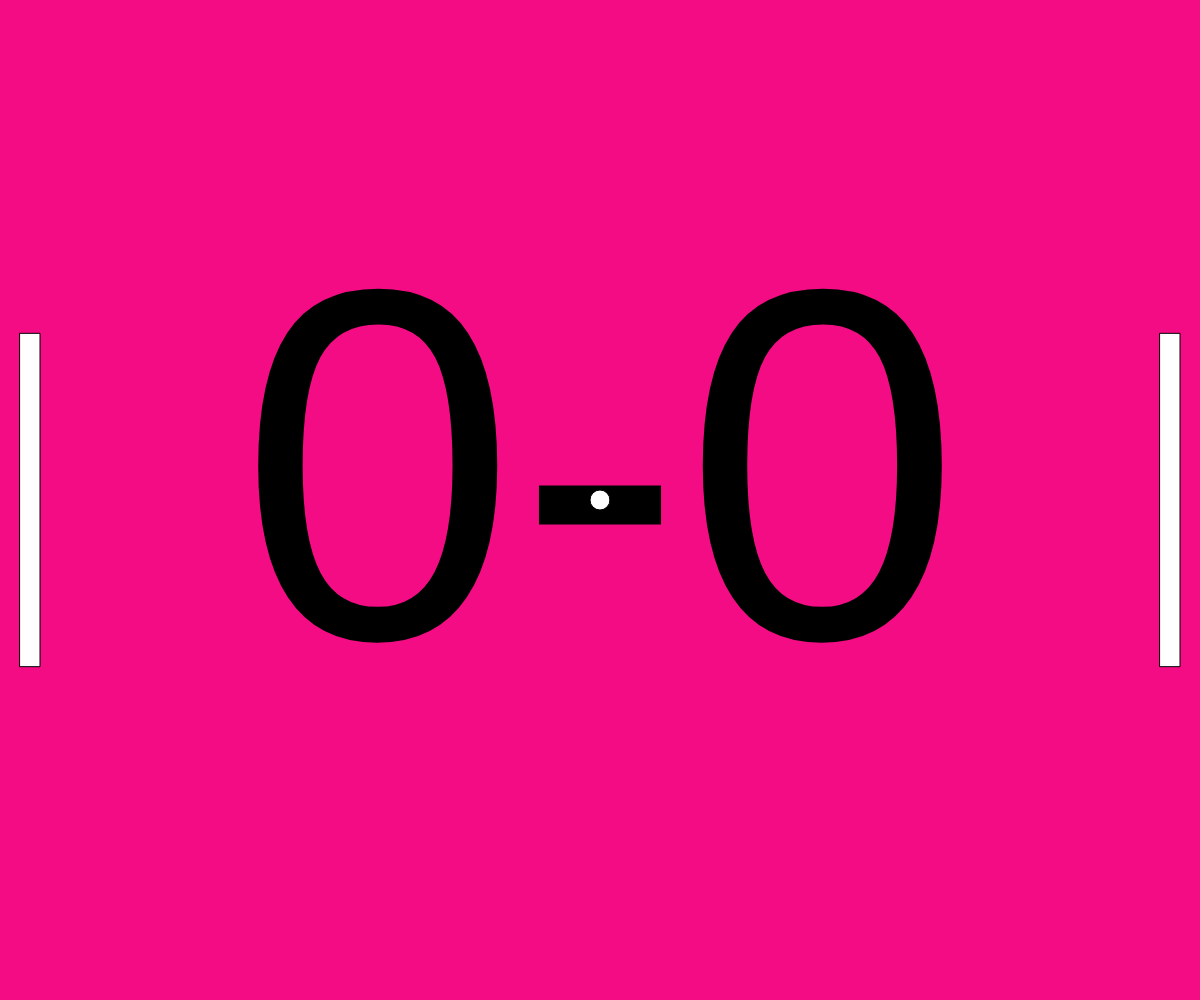
Frame 1 (no input)
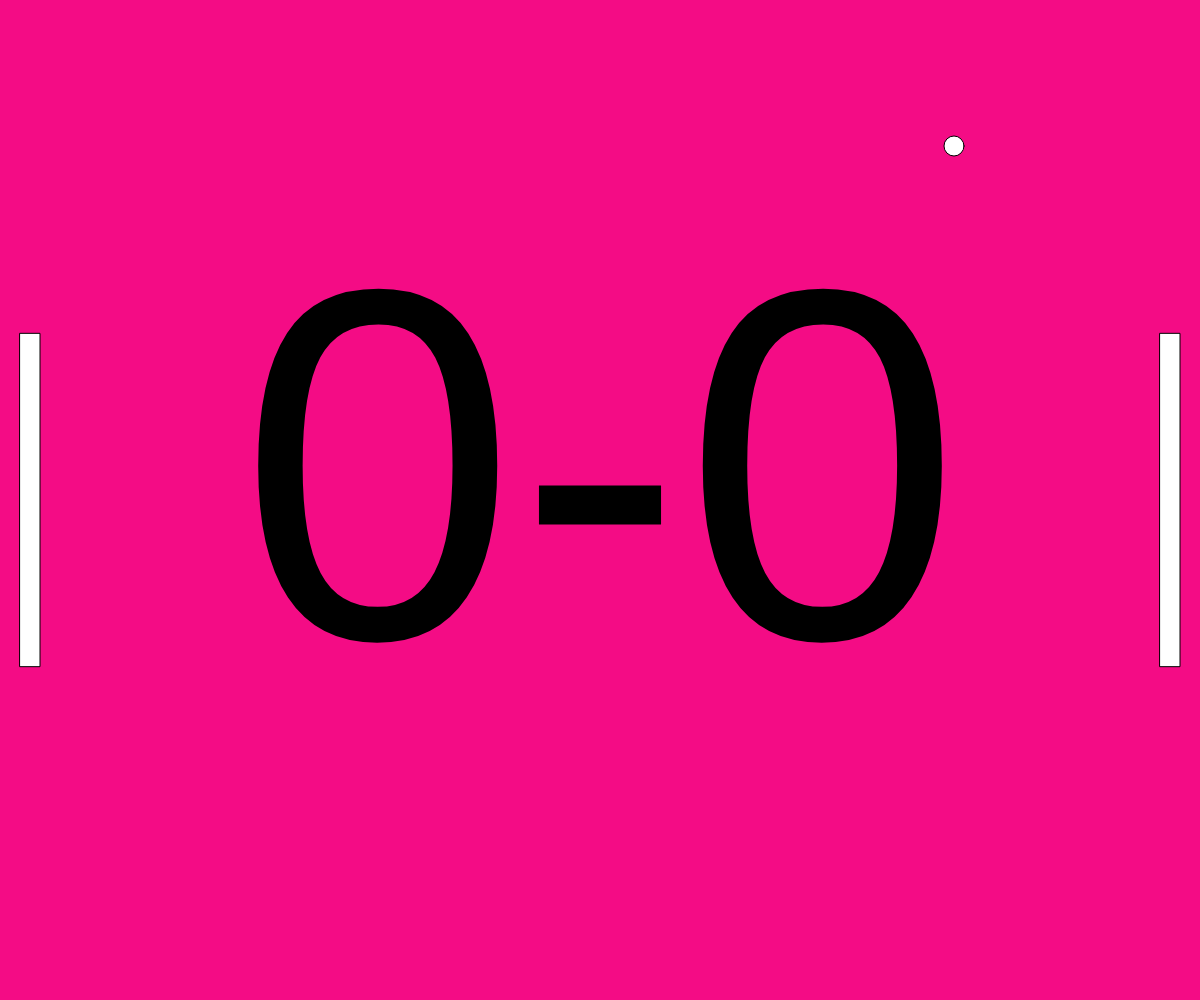
Frame 60 (no input)
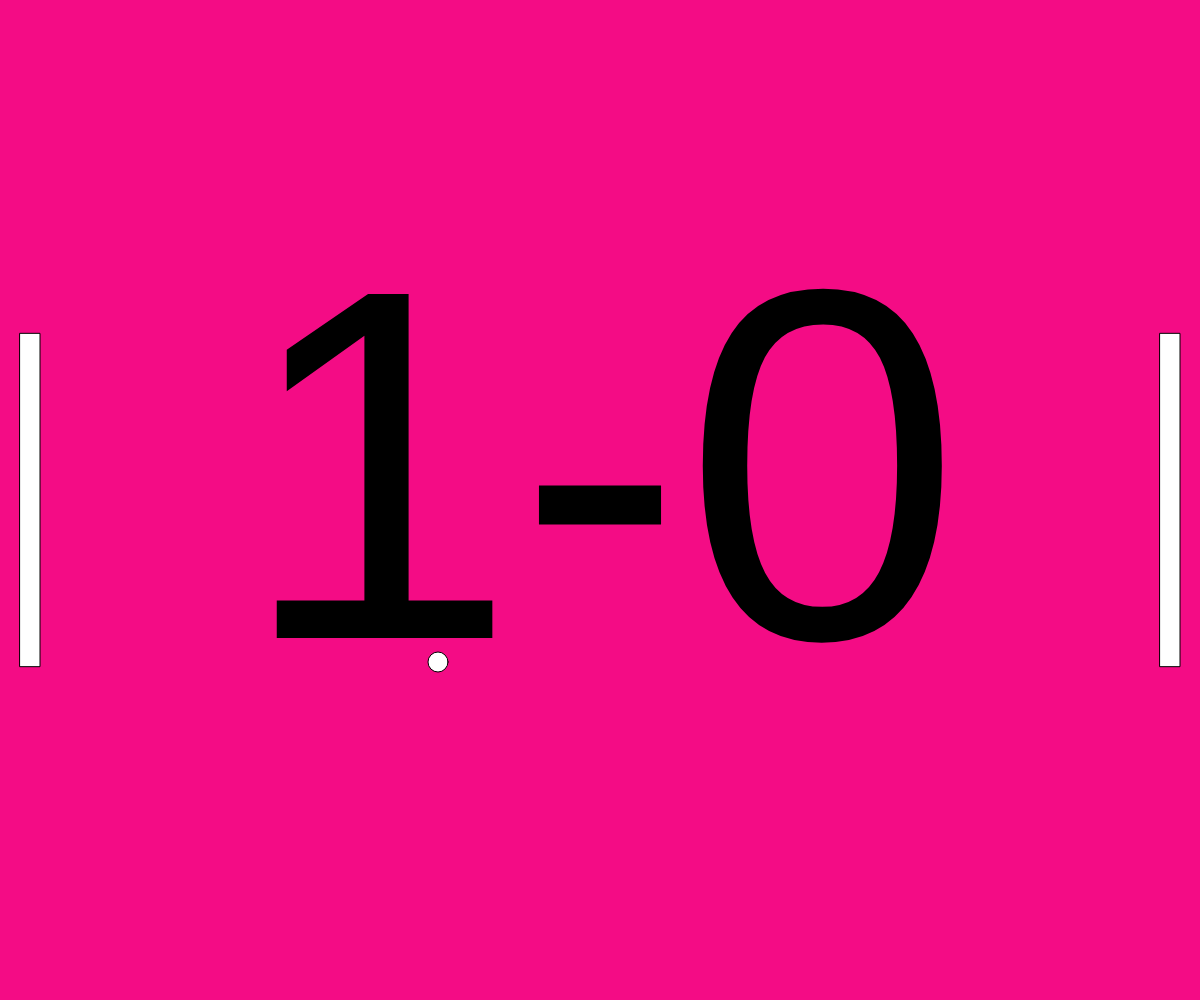
Frame 120 (the mouse pressed at the canvas centre since frame 60)

The p5.js sketch that drew these frames (run headless with seeded random() and noise() and a simulated clock; from frame 60 on, the mouse is pressed at the canvas centre):

// p5.js sketch
// ── sketch.js
let winWidth = window.innerWidth;
let winHeight = window.innerHeight;
let score = {
    left: 0,
    right: 0
};

class Paddle {
    constructor(xpos, winHeight) {
        this.winHeight = winHeight;
        this.dimensions = {
            x: 20,
            y: (winHeight)/3
        };
        this.position = {
            x: xpos,
            y: (winHeight)/3
        };
        this.speed = 0;
        this.maxspeed = 5;
    }
    
    update() {
        rect(this.position.x, this.position.y, this.dimensions.x, this.dimensions.y);
        if (this.position.y + this.dimensions.y + this.speed < this.winHeight && this.position.y + this.speed > 0) {
            this.position.y += this.speed;
        }
    }
}

class Ball {
    constructor(winHeight, winWidth) {
        this.winHeight = winHeight;
        this.winWidth = winWidth;
        this.radius = 10;
        this.position = {
            x: winWidth/2,
            y: winHeight/2
        };
        this.speed = {
            x: 6,
            y: -6
        };
    }
    
    update() {
        ellipse(this.position.x, this.position.y, 2*this.radius, 2*this.radius);
        this.position.x += this.speed.x;
        this.position.y += this.speed.y;
    }
}

function collision(ball, right, left) {
    if ((ball.position.y - ball.radius < 0) || (ball.position.y + ball.radius > ball.winHeight)) {
        ball.speed.y *= -1;
    } else if (ball.position.x - ball.radius < left.position.x + left.dimensions.x) {
        if (ball.position.y < left.position.y + left.dimensions.y && ball.position.y > left.position.y) {
            ball.speed.x *= -1
        } else {
            score.right++;
            ball.position = {
                x: winWidth/2,
                y: winHeight/2
            };
            ball.speed = {
                x: 6,
                y: -6
            };
        }
    } else if (ball.position.x + ball.radius > right.position.x) {
        if (ball.position.y < right.position.y + right.dimensions.y && ball.position.y > right.position.y) {
            ball.speed.x *= -1;
        } else {
            score.left++;
            ball.position = {
                x: winWidth/2,
                y: winHeight/2
            };
            ball.speed = {
                x: -6,
                y: 6
            };
        }
    }
}

function scoreboard(score) {
    text(`${score.left}-${score.right}`, winWidth/2, winHeight/2);
}

let left;
let right;
let ball;

function setup() {
    createCanvas(winWidth, winHeight);
    frameRate(90);
    
    left = new Paddle(20, winHeight);
    right = new Paddle(winWidth - 40, winHeight);
    ball = new Ball(winHeight, winWidth);
    
    textSize(winHeight/2);
    textAlign(CENTER, CENTER);
}

function draw() {
    clear();
    background(244,12,133);
    scoreboard(score);
    left.update();
    right.update();
    ball.update();
    collision(ball, right, left);
}

function keyPressed() {
    if (keyCode == 87) {
        left.speed = -left.maxspeed;
    } else if (keyCode == 83) {
        left.speed = left.maxspeed;
    } else if (keyCode == 38) {
        right.speed = -right.maxspeed;
    } else if (keyCode == 40) {
        right.speed = right.maxspeed;
    }
}

function keyReleased() {
    if ((keyCode == 87 && left.speed < 0) || (keyCode == 83 && left.speed > 0)) {
        left.speed = 0;
    } else if ((keyCode == 38 && right.speed < 0) || (keyCode == 40 && right.speed > 0)) {
        right.speed = 0;
    }
}
